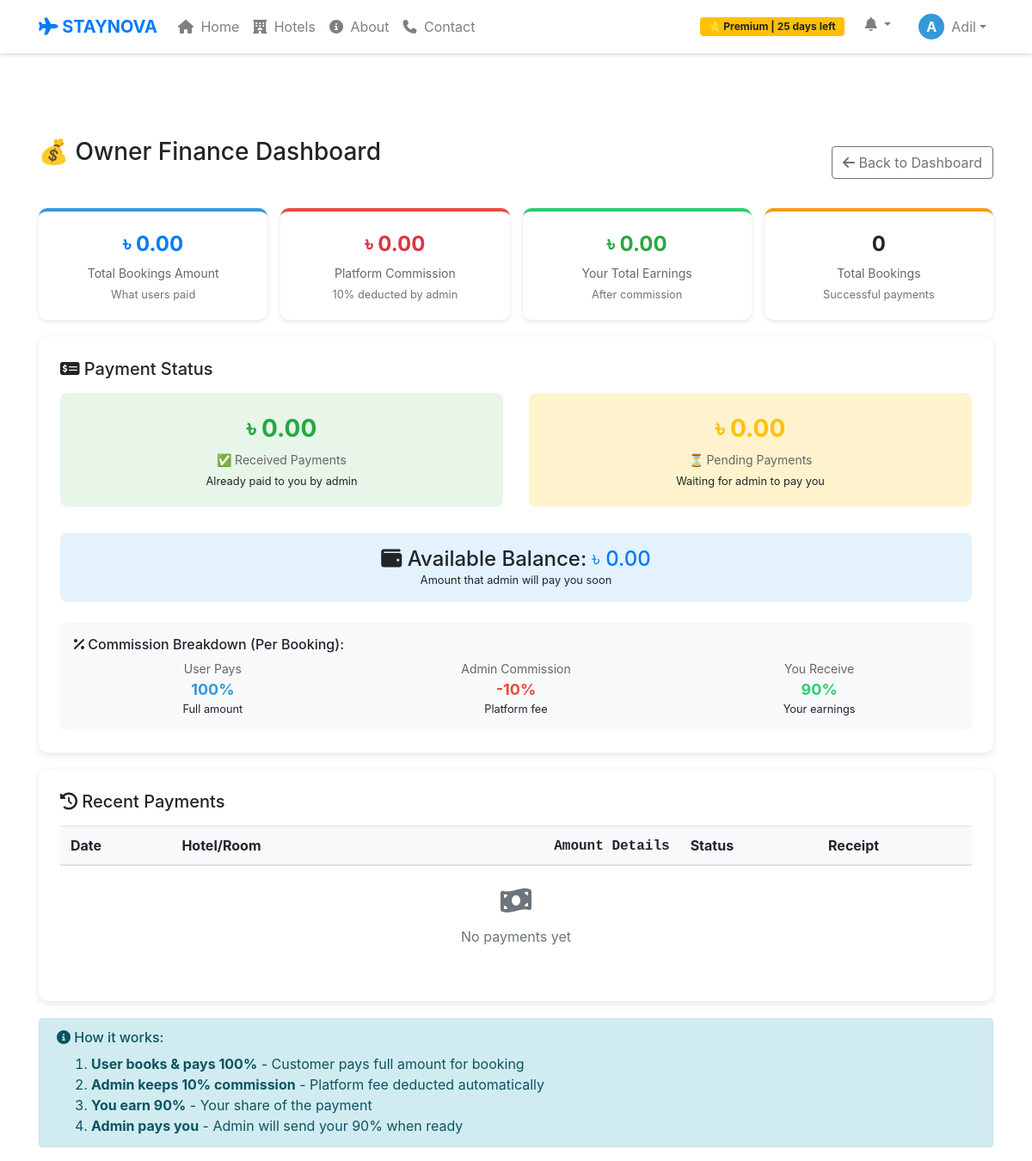
/owner/finance.php (signed in), run on an earlier commit of the app's database.
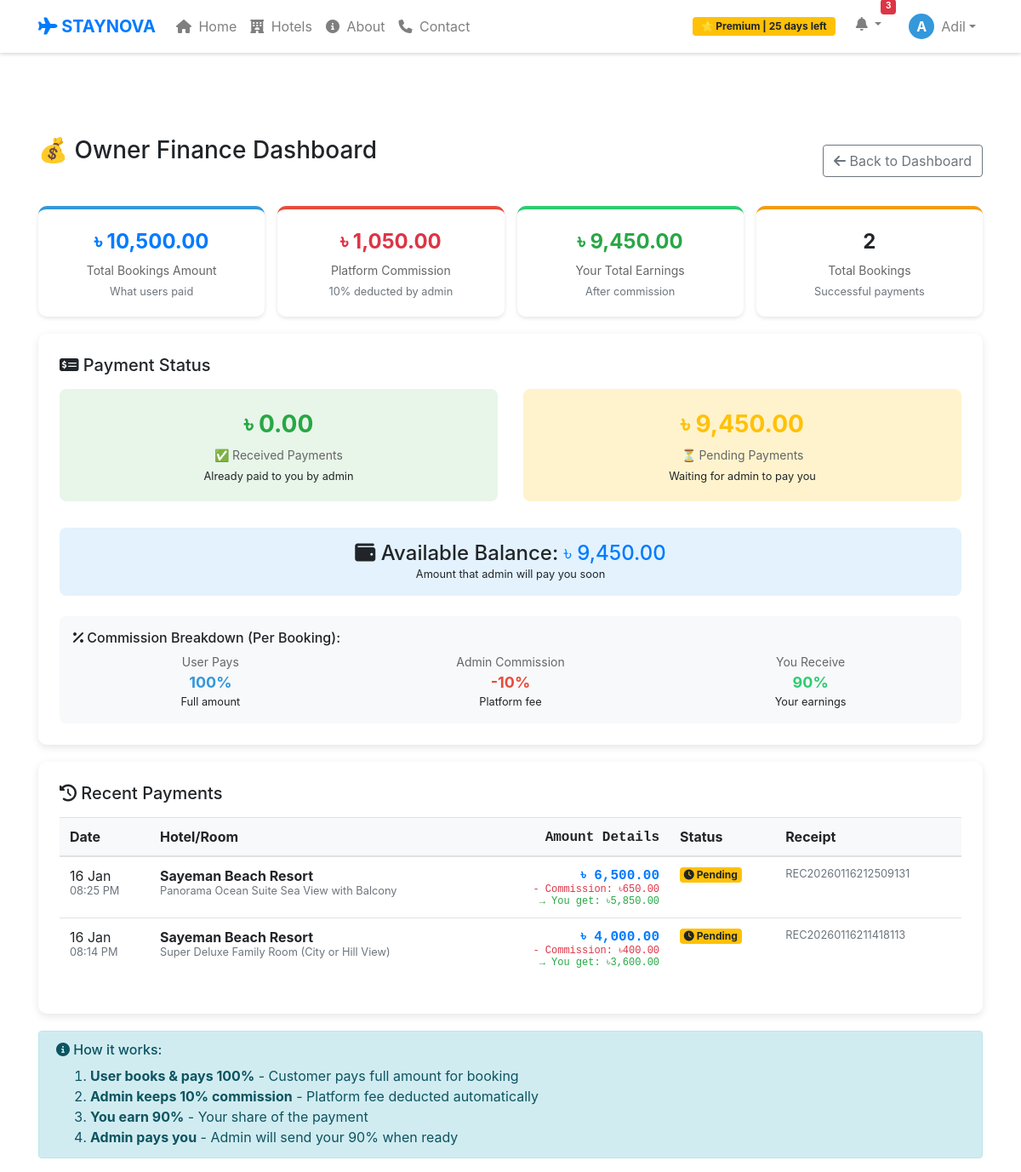
And on a later commit of the database.
### tables this page shows
CREATE TABLE `user_payments` (
  `id` int(11) NOT NULL,
  `user_id` int(11) DEFAULT NULL,
  `owner_id` int(11) DEFAULT NULL,
  `booking_id` int(11) DEFAULT NULL,
  `hotel_name` varchar(200) DEFAULT NULL,
  `room_title` varchar(255) DEFAULT NULL,
  `amount` decimal(10,2) DEFAULT NULL,
  `tran_id` varchar(100) DEFAULT NULL,
  `payment_status` enum('pending','success','failed','cancelled') DEFAULT 'pending',
  `admin_status` enum('pending','paid_to_owner') DEFAULT 'pending',
  `created_at` timestamp NOT NULL DEFAULT current_timestamp(),
  `owner_paid_status` enum('pending','paid') DEFAULT 'pending',
  `owner_paid_date` timestamp NULL DEFAULT NULL,
  `commission` decimal(10,2) DEFAULT 0.00,
  `owner_amount` decimal(10,2) DEFAULT 0.00,
  `receipt_id` varchar(50) DEFAULT NULL,
  `booking_date` date DEFAULT NULL
);

### owner/finance.php (the view, shortened to what the changed rows need)
<?php
include "../db_connect.php";
include "../header.php";
$owner_id = $_SESSION['user_id'];
$earned_sql = "SELECT
    COALESCE(SUM(amount), 0) as total_received,
    COALESCE(SUM(commission), 0) as total_commission,
    COALESCE(SUM(owner_amount), 0) as net_earned,
    COALESCE(SUM(CASE WHEN owner_paid_status='paid' THEN owner_amount ELSE 0 END), 0) as total_paid,
    COALESCE(SUM(CASE WHEN owner_paid_status='pending' THEN owner_amount ELSE 0 END), 0) as pending_payment,
    COUNT(*) as total_bookings
    FROM user_payments
    WHERE owner_id='$owner_id'
    AND payment_status='success'";
$earned_result = mysqli_query($conn, $earned_sql);
$earned = mysqli_fetch_assoc($earned_result);
$payments_sql = "SELECT * FROM user_payments
                 WHERE owner_id='$owner_id'
                 AND payment_status='success'
                 ORDER BY created_at DESC LIMIT 10";
$payments_result = mysqli_query($conn, $payments_sql);
?>
<!DOCTYPE html>
<html>
<head>
    <link rel="stylesheet" href="https://stackpath.bootstrapcdn.com/bootstrap/4.5.2/css/bootstrap.min.css">
    <link rel="stylesheet" href="https://cdnjs.cloudflare.com/ajax/libs/font-awesome/6.4.0/css/all.min.css">
</head>
<body>
<?php include "../header.php"; ?>
<div class="container">
    <div class="summary-row">
        <div class="summary-card" style="border-top: 4px solid #3498db;">
            <div class="summary-number text-primary">৳ <?= number_format($earned['total_received'], 2) ?></div>
            <div class="balance-label">Total Bookings Amount</div>
            <small class="text-muted">What users paid</small>
        </div>
        <div class="summary-card" style="border-top: 4px solid #e74c3c;">
            <div class="summary-number text-danger">৳ <?= number_format($earned['total_commission'], 2) ?></div>
            <div class="balance-label">Platform Commission</div>
            <small class="text-muted">10% deducted by admin</small>
        </div>
        <div class="summary-card" style="border-top: 4px solid #2ecc71;">
            <div class="summary-number text-success">৳ <?= number_format($earned['net_earned'], 2) ?></div>
            <div class="balance-label">Your Total Earnings</div>
            <small class="text-muted">After commission</small>
        </div>
        <div class="summary-card" style="border-top: 4px solid #f39c12;">
            <div class="summary-number"><?= $earned['total_bookings'] ?></div>
            <div class="balance-label">Total Bookings</div>
            <small class="text-muted">Successful payments</small>
        </div>
    </div>
    <div class="balance-card">
        <div class="row">
            <div class="col-md-6">
                <div class="balance-box" style="background:#fff3cd;">
                    <div class="balance-amount text-warning">৳ <?= number_format($earned['pending_payment'], 2) ?></div>
                    <div class="balance-label">⏳ Pending Payments</div>
                    <small>Waiting for admin to pay you</small>
                </div>
            </div>
        </div>
        <div class="mt-3 p-3 text-center" style="background:#e3f2fd; border-radius:8px;">
            <h4 class="mb-0">
                <i class="fas fa-wallet"></i>
                Available Balance:
                <span class="text-primary">৳ <?= number_format($earned['pending_payment'], 2) ?></span>
            </h4>
        </div>
    </div>
    <div class="balance-card">
        <table class="table table-hover">
            <thead>
                <tr>
                    <th>Date</th>
                    <th>Hotel/Room</th>
                    <th class="amount-cell">Amount Details</th>
                    <th>Status</th>
                    <th>Receipt</th>
                </tr>
            </thead>
            <tbody>
                <?php if(mysqli_num_rows($payments_result) > 0): ?>
                    <?php while($payment = mysqli_fetch_assoc($payments_result)): ?>
                    <tr>
                        <td>
                            <?= date('d M', strtotime($payment['created_at'])) ?><br>
                            <small class="text-muted"><?= date('h:i A', strtotime($payment['created_at'])) ?></small>
                        </td>
                        <td>
                            <strong><?= $payment['hotel_name'] ?></strong>
                            <?php if(!empty($payment['room_title'])): ?>
                                <br><small class="text-muted"><?= $payment['room_title'] ?></small>
                            <?php endif; ?>
                        </td>
                        <td class="amount-cell">
                            <div class="text-primary">
                                <strong>৳ <?= number_format($payment['amount'], 2) ?></strong>
                            </div>
                            <div class="text-danger" style="font-size: 12px;">
                                - Commission: ৳<?= number_format($payment['commission'], 2) ?>
                            </div>
                            <div class="text-success" style="font-size: 12px;">
                                → You get: ৳<?= number_format($payment['owner_amount'], 2) ?>
                            </div>
                        </td>
                        <td>
                            <?php if($payment['owner_paid_status'] == 'paid'): ?>
                                <span class="badge badge-paid">
                                    <i class="fas fa-check"></i> Paid
                                </span><br>
                                <small class="text-muted">
                                    <?= date('d M', strtotime($payment['owner_paid_date'])) ?>
                                </small>
                            <?php else: ?>
                                <span class="badge badge-pending">
                                    <i class="fas fa-clock"></i> Pending
                                </span>
                            <?php endif; ?>
                        </td>
                        <td>
                            <small class="text-muted"><?= $payment['receipt_id'] ?></small>
                        </td>
                    </tr>
                    <?php endwhile; ?>
                <?php else: ?>
                    <tr>
                        <td colspan="5" class="text-center py-4 text-muted">
                            <i class="fas fa-money-bill-wave fa-2x mb-3"></i><br>
                            No payments yet
                        </td>
                    </tr>
                <?php endif; ?>
            </tbody>
        </table>
    </div>
</div>
</body>
</html>

### header.php (shortened to what the changed rows need)
<?php
include_once "db_connect.php";
$unread_count = 0;
if (isset($_SESSION['user_id'], $_SESSION['role'])) {
    $uid = $_SESSION['user_id'];
    $role = $_SESSION['role'];
    $count_sql = "SELECT COUNT(*) as total FROM notifications
                  WHERE receiver_id = '$uid'
                  AND receiver_role = '$role'
                  AND status = 'unread'";
    $count_result = mysqli_query($conn, $count_sql);
    if ($count_result && mysqli_num_rows($count_result) > 0) {
        $count_data = mysqli_fetch_assoc($count_result);
        $unread_count = (int)$count_data['total'];
    }
}
?>
<link rel="stylesheet" href="https://stackpath.bootstrapcdn.com/bootstrap/4.5.2/css/bootstrap.min.css">
<link rel="stylesheet" href="https://cdnjs.cloudflare.com/ajax/libs/font-awesome/6.4.0/css/all.min.css">
<nav class="navbar navbar-expand-lg navbar-light bg-white shadow-sm fixed-top">
    <div class="container">
        <div class="collapse navbar-collapse" id="navbarNav">
            <ul class="navbar-nav ml-auto">
                <?php if (isset($_SESSION['user_id'])): ?>
                    <li class="nav-item dropdown mr-3">
                        <a class="nav-link dropdown-toggle position-relative" href="#" data-toggle="dropdown">
                            <i class="fas fa-bell"></i>
                            <?php if ($unread_count > 0): ?>
                                <span class="badge badge-danger"
                                      style="position: absolute; top: 0; right: 0; transform: translate(50%, -50%);
                                             font-size: 10px; padding: 2px 5px; min-width: 18px; height: 18px;">
                                    <?php echo $unread_count; ?>
                                </span>
                            <?php endif; ?>
                        </a>
                    </li>
                <?php endif; ?>
            </ul>
        </div>
    </div>
</nav>

What changed in the data, as far as the page shows it:
added user_payments: created_at "16 Jan", created_at "08:25 PM", hotel_name "Sayeman Beach Resort", room_title "Panorama Ocean Suite Sea View with Balcony", amount "6,500.00", commission "650.00", owner_amount "5,850.00", owner_paid_status "pending" (drawn), receipt "REC20260116212509131"
added user_payments: created_at "16 Jan", created_at "08:14 PM", hotel_name "Sayeman Beach Resort", room_title "Super Deluxe Family Room (City or Hill View)", amount "4,000.00", commission "400.00", owner_amount "3,600.00", owner_paid_status "pending" (drawn), receipt "REC20260116211418113"
Also different on the page:
$unread_count: (not shown) → "3"
$earned['total_received']: "0.00" → "10,500.00"
$earned['total_commission']: "0.00" → "1,050.00"
$earned['net_earned']: "0.00" → "9,450.00"
$earned['total_bookings']: "0" → "2"
$earned['pending_payment']: "0.00" → "9,450.00"
text no longer shown: "No payments yet"
